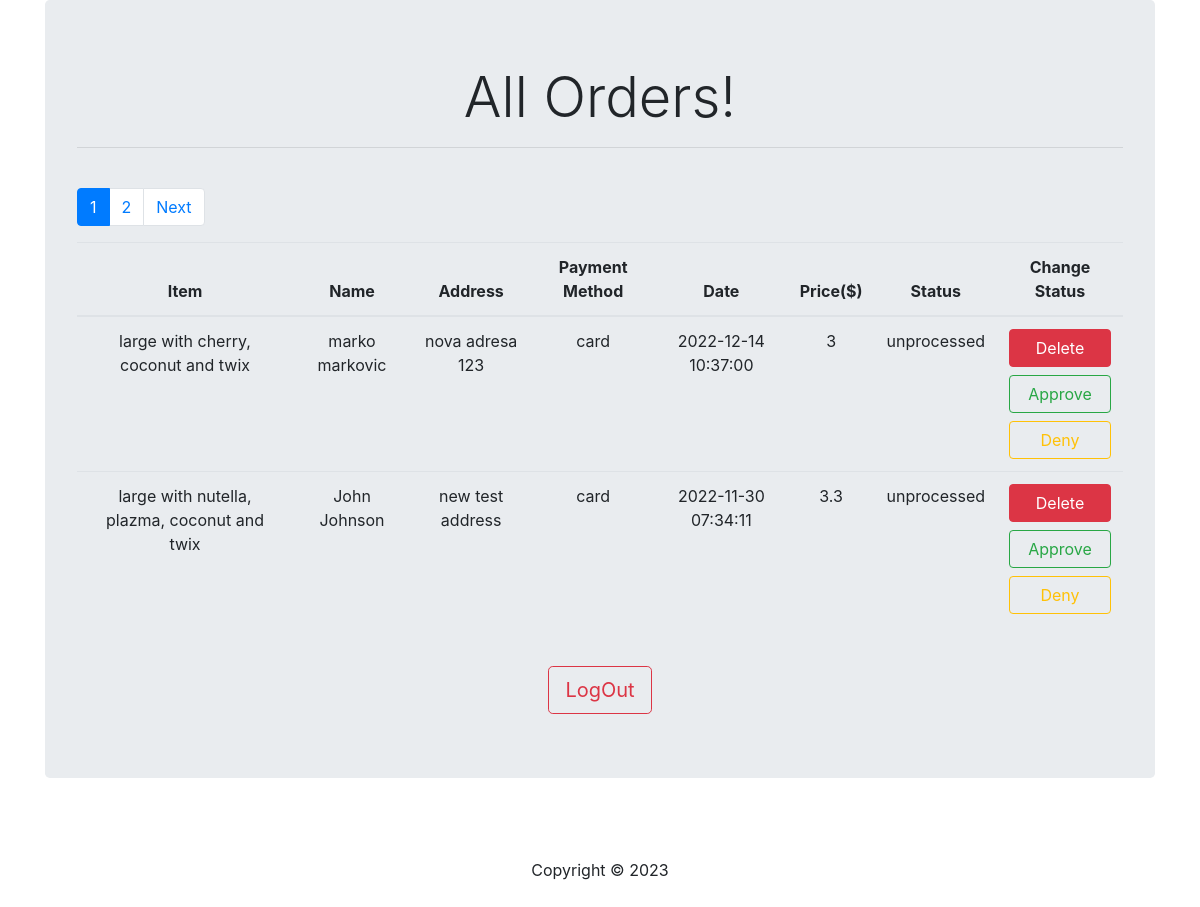
/orders_list.php (signed in), run on an earlier commit of the app's database.
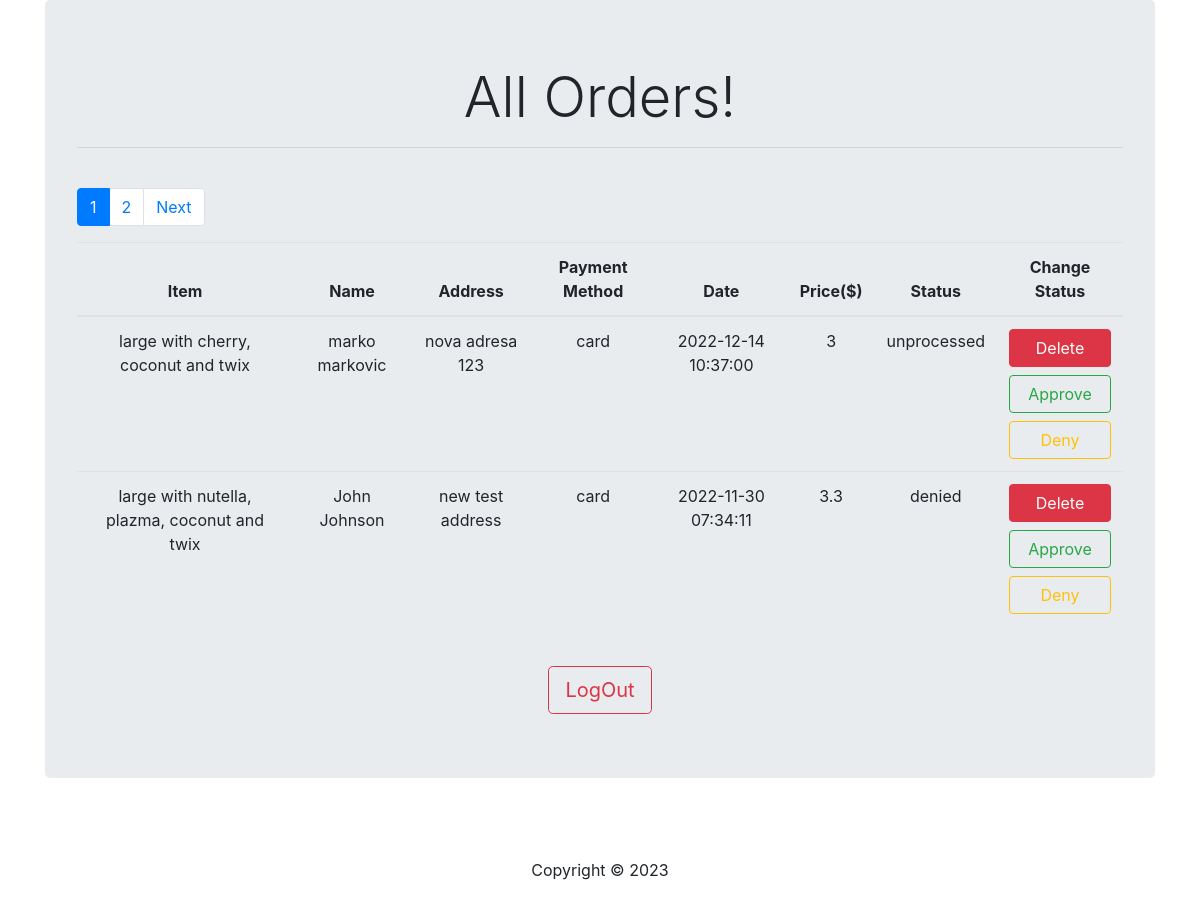
And on a later commit of the database.
### tables this page shows
CREATE TABLE IF NOT EXISTS `orders` (
  `id` int(11) NOT NULL AUTO_INCREMENT,
  `idB` int(11) NOT NULL,
  `item` varchar(100) NOT NULL,
  `address` varchar(45) NOT NULL,
  `payment_method` varchar(45) NOT NULL,
  `price` float NOT NULL,
  `status` varchar(45) NOT NULL DEFAULT 'unprocessed',
  `date` timestamp NOT NULL DEFAULT CURRENT_TIMESTAMP,
  PRIMARY KEY (`id`),
  KEY `buyer` (`idB`)
);

### includes/database.php (called while the page is built, shortened)
<?php
class Database{
    public function __construct($host = DB_HOST, $user = DB_USER, $password = DB_PASS, $base = DB_NAME){
        try{
            $this->conn = new PDO("mysql:host=$host;dbname=$base",$user,$password);
        }catch (PDOException $ex){
            echo "Connection failed: " . $ex->getMessage();
        }
    }
}
?>

### includes/Order.php (the view, shortened to what this page needs)
<?php
class Order {
    public $database;
    public function __construct($data_base){
        $this->database = $data_base;
    }
    public function get_all_orders(){
        $sql_query = "SELECT orders.id,orders.item,orders.address,orders.payment_method,orders.price,orders.status,orders.date,CONCAT(users.firstname,' ',users.lastname) AS name FROM orders INNER JOIN users ON orders.idb=users.idb ORDER BY date DESC ;";
        $stmt = $this->database->conn->prepare($sql_query);
        $stmt->execute();
        $row = $stmt->fetchAll();
        return $row;
    }
    public function get_all_with_pagination()
    {
        $total_entries = count($this->get_all_orders());
        $perPage = 2;
        if (isset($_GET['page'])) {
            $page = preg_replace('/[^0-9]/', '', $_GET['page']);
        } else {
            $page = 1;
        }
        if($total_entries!==0) {
            $lastPage = ceil($total_entries / $perPage);
            $middleNumbers = '';
            $sub1 = $page - 1;
            $add1 = $page + 1;
            if ($page == 1 && $lastPage > 1) {
                $middleNumbers .= '<li class="page-item active"><a class="page-link">' . $page . '</a></li>';
                $middleNumbers .= '<li class="page-item"><a class="page-link" href="' . $_SERVER['PHP_SELF'] . '?page=' . $add1 . '">' . $add1 . '</a></li>';
            } elseif ($page == $lastPage && $lastPage > 1) {
                $middleNumbers .= '<li class="page-item"><a class="page-link" href="' . $_SERVER['PHP_SELF'] . '?page=' . $sub1 . '">' . $sub1 . '</a></li>';
                $middleNumbers .= '<li class="page-item active"><a class="page-link">' . $page . '</a></li>';
            }
            $outputPagination = '';
                $outputPagination .= $middleNumbers;
                if ($page != $lastPage) {
                    $next = $page + 1;
                    $outputPagination .= '<li class="page-item"><a class="page-link" href="' . $_SERVER['PHP_SELF'] . '?page=' . $next . '">Next</a></li>';
                }
            echo "<div class='text-center' style='clear: both'><ul class='pagination'>{$outputPagination}</ul></div>";
            $limit = 'LIMIT ' . ($page - 1) * $perPage . ',' . $perPage;
            try {
                $sql_query = "SELECT orders.id, orders.item,orders.address,orders.payment_method,orders.price,orders.status,orders.date,CONCAT(users.firstname,' ',users.lastname) AS name FROM orders INNER JOIN users ON orders.idb=users.idb ORDER BY date DESC {$limit}";
                $stmt = $this->database->conn->prepare($sql_query);
                $stmt->execute();
                if ($total_entries !== 0) {
                    while ($row = $stmt->fetch()) {
                        $table = <<<DELIMITER
                    <tr>
                        <td>{$row->item}</td>
                        <td>{$row->name}</td>
                        <td>{$row->address}</td>
                        <td>{$row->payment_method}</td>
                        <td>{$row->date}</td>
                        <td>{$row->price}</td>
                        <td>{$row->status}</td>
                        <td><a href="orders_list.php?delete_id={$row->id}"  class="btn btn-danger btn-block" name="register" onClick="return confirm('Are you sure you want to delete?')">Delete</a> <a href="orders_list.php?approve_id={$row->id}"  class="btn btn-outline-success btn-block" name="register" onClick="return confirm('Are you sure you want to approve?')">Approve</a> <a href="orders_list.php?deny_id={$row->id}"  class="btn btn-outline-warning btn-block" name="register" onClick="return confirm('Are you sure you want to deny?')">Deny</a></td>
                    </tr>
                    DELIMITER;
                        echo $table;
                    }
                }
            } catch (PDOException $e) {
                echo "Error: " . $e->getMessage();
            }
            }
    }
}
?>

What changed in the data, as far as the page shows it:
changed orders "large with nutella, plazma, coconut and twix": status "unprocessed" → "denied"
